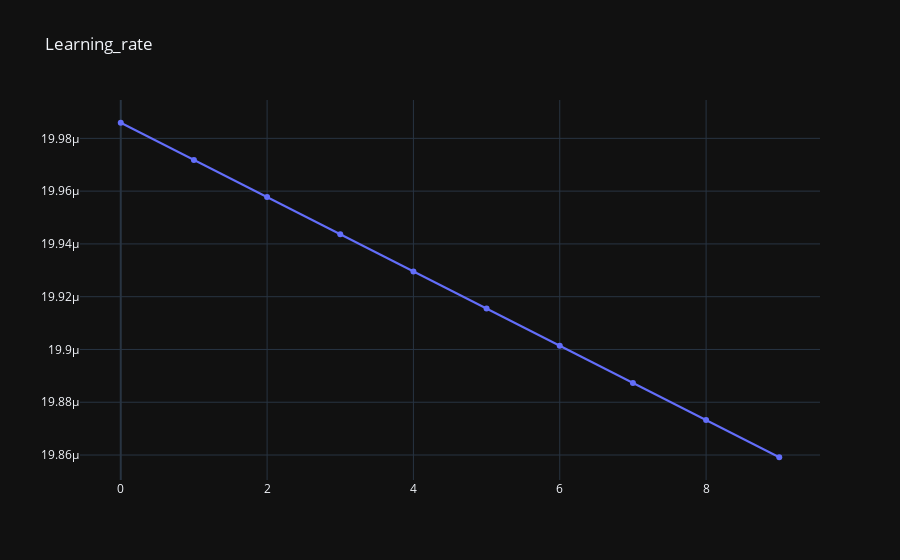

Notebook cell for this chart:
### Markdown cell above
# <p style="color:#159364; font-family:cursive;">LEARNING RATE SCHEDULER</center></p>

### Code cell
# Defining LR Scheduler
scheduler = get_linear_schedule_with_warmup(
    optimizer, 
    num_warmup_steps=0, 
    num_training_steps=len(train_dataloader)*CONFIG.epochs
)

lrs = []
for epoch in range(1, CONFIG.epochs + 1):
    if scheduler is not None:
        scheduler.step()
    lrs.append(optimizer.param_groups[0]["lr"])
layout = go.Layout(template= "plotly_dark",title='Learning_rate')
fig = go.Figure(layout=layout)

fig.add_trace(go.Scatter(x=list(range(CONFIG.epochs)), y=lrs,
                    mode='lines+markers',
                    name='Learning_rate'))
fig.show()

### Figure 1 — Plotly figure (JSON) as saved in the notebook; plotly's stock layout.template omitted (floating-point values rounded to 4 significant figures)
{"data": [{"mode": "lines+markers", "name": "Learning_rate", "type": "scatter", "x": [0, 1, 2, 3, 4, 5, 6, 7, 8, 9], "y": [1.999e-05, 1.997e-05, 1.996e-05, 1.994e-05, 1.993e-05, 1.992e-05, 1.99e-05, 1.989e-05, 1.987e-05, 1.986e-05]}], "layout": {"title": {"text": "Learning_rate"}}}
